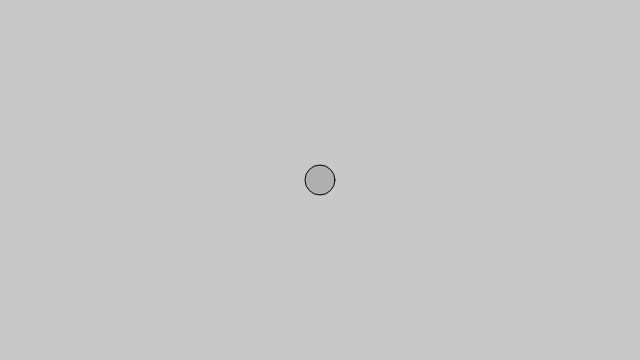
Frame 1 (no input)
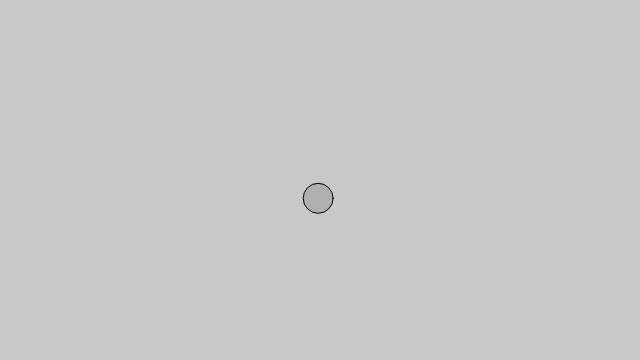
Frame 60 (no input)
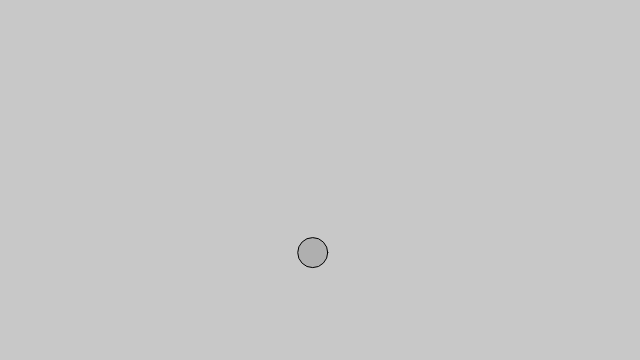
Frame 120 (the mouse pressed at the canvas centre since frame 60)

The p5.js sketch that drew these frames (run headless with seeded random() and noise() and a simulated clock; from frame 60 on, the mouse is pressed at the canvas centre):

// p5.js sketch
// ── sketch.js
// 等加速度

let mover;

function setup() {
	createCanvas(640, 360);
	mover = new Mover();
}

function draw() {
	background(200);

	mover.update();
	mover.checkEdges();
	mover.display();

}

class Mover {
	constructor() {
		this.loc = createVector(width / 2, height / 2);
		this.velo = createVector(0, 0);
		this.acc = createVector(-0.001, 0.01);
		this.topSpeed = 10;
	}
	update() {
		this.velo.add(this.acc);
		this.velo.limit(this.topSpeed); // limitで速度制限する
		this.loc.add(this.velo);
	}
	display() {
		stroke(0);
		fill(175);
		ellipse(this.loc.x, this.loc.y, 30);
	}
	checkEdges() {
		if (this.loc.x > width) {
			this.loc.x = 0;
		} else if (this.loc.x < 0) {
			this.loc.x = width;
		}
		if (this.loc.y > height) {
			this.loc.y = 0;
		} else if (this.loc.y < 0) {
			this.loc.y = height;
		}
	}
}
